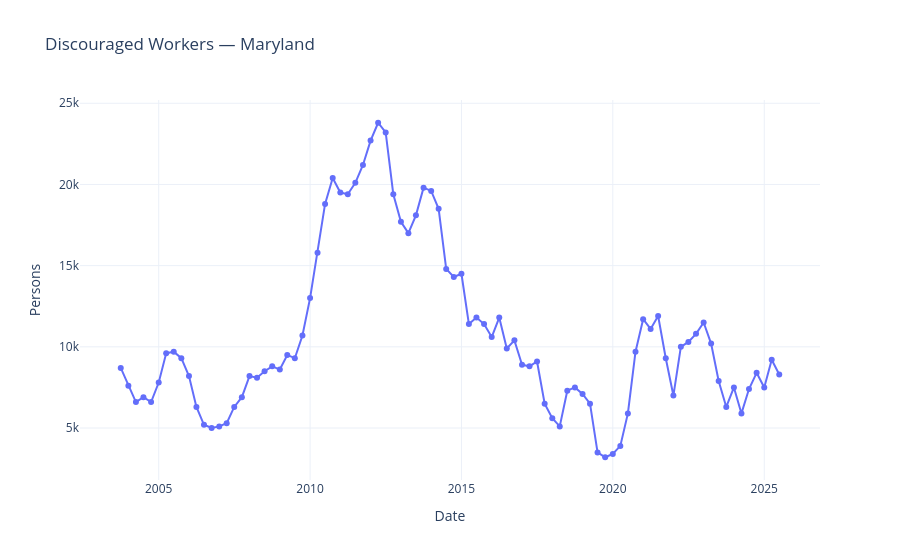

Write notebook code for a chart like this one.
### Code cell
# For the "Discouraged Workers" metric, we'll use a line chart with markers, and set the y-axis title to "Persons".
title = FRED_SERIES_TITLES["discouraged_workers"]
df_m = labor_df[labor_df["metric"] == title].sort_values("date")

fig = go.Figure()
fig.add_trace(go.Scatter(
    x=df_m["date"],
    y=df_m["value"],
    mode="lines+markers",
    name="Discouraged Workers"
))

fig.update_layout(
    title="Discouraged Workers — Maryland",
    xaxis_title="Date",
    yaxis_title="Persons",
    template="plotly_white"
)

fig.show()
